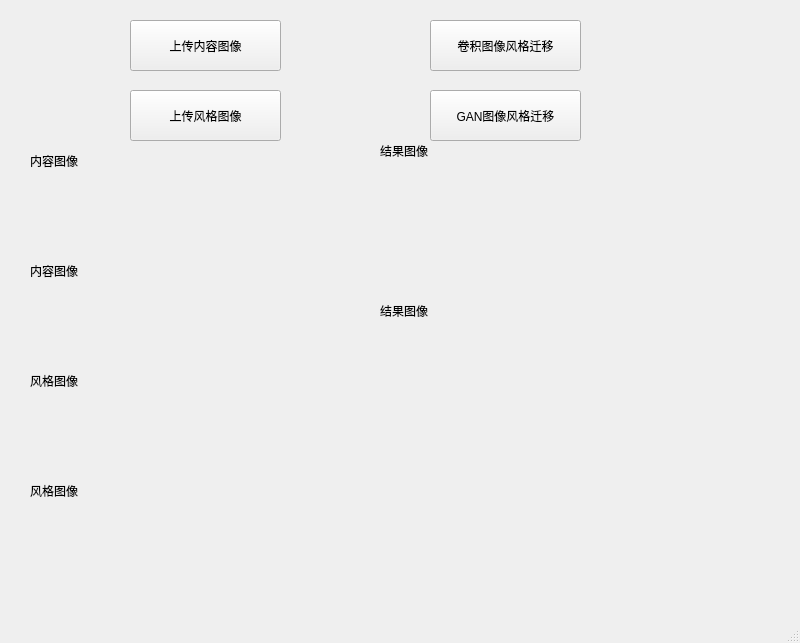
<?xml version="1.0" encoding="UTF-8"?>
<ui version="4.0">
 <class>MainWindow</class>
 <widget class="QMainWindow" name="MainWindow">
  <property name="geometry">
   <rect>
    <x>0</x>
    <y>0</y>
    <width>800</width>
    <height>643</height>
   </rect>
  </property>
  <property name="windowTitle">
   <string>MainWindow</string>
  </property>
  <widget class="QWidget" name="centralwidget">
   <widget class="QPushButton" name="pushButton">
    <property name="geometry">
     <rect>
      <x>130</x>
      <y>20</y>
      <width>151</width>
      <height>51</height>
     </rect>
    </property>
    <property name="text">
     <string>上传内容图像</string>
    </property>
    <property name="icon">
     <iconset theme="规范"/>
    </property>
   </widget>
   <widget class="QPushButton" name="pushButton_2">
    <property name="geometry">
     <rect>
      <x>130</x>
      <y>90</y>
      <width>151</width>
      <height>51</height>
     </rect>
    </property>
    <property name="text">
     <string>上传风格图像</string>
    </property>
    <property name="icon">
     <iconset theme="规范">
      <normaloff>.</normaloff>.</iconset>
    </property>
   </widget>
   <widget class="QPushButton" name="pushButton_3">
    <property name="geometry">
     <rect>
      <x>430</x>
      <y>20</y>
      <width>151</width>
      <height>51</height>
     </rect>
    </property>
    <property name="text">
     <string>卷积图像风格迁移</string>
    </property>
    <property name="icon">
     <iconset theme="规范">
      <normaloff>.</normaloff>.</iconset>
    </property>
   </widget>
   <widget class="QPushButton" name="pushButton_4">
    <property name="geometry">
     <rect>
      <x>430</x>
      <y>90</y>
      <width>151</width>
      <height>51</height>
     </rect>
    </property>
    <property name="text">
     <string>GAN图像风格迁移</string>
    </property>
    <property name="icon">
     <iconset theme="规范">
      <normaloff>.</normaloff>.</iconset>
    </property>
   </widget>
   <widget class="QLabel" name="label">
    <property name="geometry">
     <rect>
      <x>30</x>
      <y>150</y>
      <width>81</width>
      <height>21</height>
     </rect>
    </property>
    <property name="text">
     <string>内容图像</string>
    </property>
   </widget>
   <widget class="QLabel" name="label_2">
    <property name="geometry">
     <rect>
      <x>30</x>
      <y>170</y>
      <width>251</width>
      <height>201</height>
     </rect>
    </property>
    <property name="text">
     <string>内容图像</string>
    </property>
   </widget>
   <widget class="QLabel" name="label_3">
    <property name="geometry">
     <rect>
      <x>30</x>
      <y>390</y>
      <width>251</width>
      <height>201</height>
     </rect>
    </property>
    <property name="text">
     <string>风格图像</string>
    </property>
   </widget>
   <widget class="QLabel" name="label_4">
    <property name="geometry">
     <rect>
      <x>30</x>
      <y>370</y>
      <width>81</width>
      <height>21</height>
     </rect>
    </property>
    <property name="text">
     <string>风格图像</string>
    </property>
   </widget>
   <widget class="QLabel" name="label_5">
    <property name="geometry">
     <rect>
      <x>380</x>
      <y>160</y>
      <width>351</width>
      <height>301</height>
     </rect>
    </property>
    <property name="text">
     <string>结果图像</string>
    </property>
   </widget>
   <widget class="QLabel" name="label_6">
    <property name="geometry">
     <rect>
      <x>380</x>
      <y>140</y>
      <width>81</width>
      <height>21</height>
     </rect>
    </property>
    <property name="text">
     <string>结果图像</string>
    </property>
   </widget>
  </widget>
  <widget class="QMenuBar" name="menubar">
   <property name="geometry">
    <rect>
     <x>0</x>
     <y>0</y>
     <width>800</width>
     <height>22</height>
    </rect>
   </property>
  </widget>
  <widget class="QStatusBar" name="statusbar"/>
 </widget>
 <resources/>
 <connections/>
</ui>
